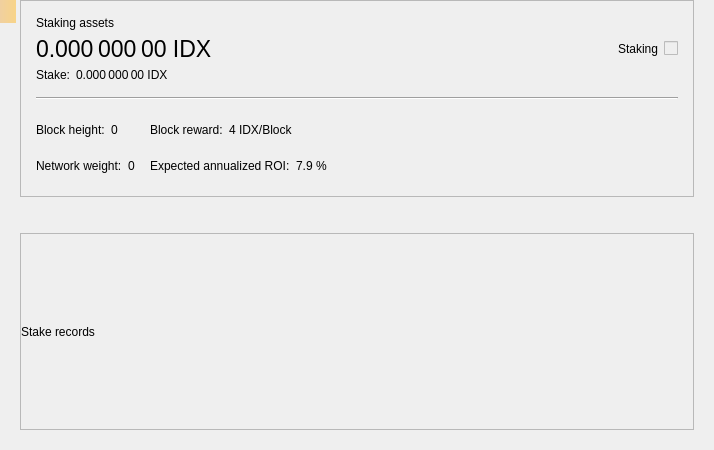
<?xml version="1.0" encoding="UTF-8"?>
<ui version="4.0">
 <class>StakePage</class>
 <widget class="QWidget" name="StakePage">
  <property name="geometry">
   <rect>
    <x>0</x>
    <y>0</y>
    <width>714</width>
    <height>450</height>
   </rect>
  </property>
  <property name="windowTitle">
   <string>Form</string>
  </property>
  <layout class="QVBoxLayout" name="verticalLayout_3">
   <property name="leftMargin">
    <number>20</number>
   </property>
   <property name="topMargin">
    <number>0</number>
   </property>
   <property name="rightMargin">
    <number>20</number>
   </property>
   <property name="bottomMargin">
    <number>20</number>
   </property>
   <item>
    <widget class="QFrame" name="frameStakeInfo">
     <property name="frameShape">
      <enum>QFrame::StyledPanel</enum>
     </property>
     <property name="frameShadow">
      <enum>QFrame::Raised</enum>
     </property>
     <layout class="QVBoxLayout" name="verticalLayout">
      <property name="spacing">
       <number>15</number>
      </property>
      <property name="leftMargin">
       <number>15</number>
      </property>
      <property name="topMargin">
       <number>15</number>
      </property>
      <property name="rightMargin">
       <number>15</number>
      </property>
      <property name="bottomMargin">
       <number>15</number>
      </property>
      <item>
       <layout class="QGridLayout" name="gridLayout_2">
        <property name="spacing">
         <number>6</number>
        </property>
        <item row="1" column="0">
         <widget class="QLabel" name="labelAssets">
          <property name="font">
           <font>
            <pointsize>17</pointsize>
           </font>
          </property>
          <property name="cursor">
           <cursorShape>IBeamCursor</cursorShape>
          </property>
          <property name="toolTip">
           <string>Your current spendable balance</string>
          </property>
          <property name="text">
           <string notr="true">0.000 000 00 IDX</string>
          </property>
          <property name="alignment">
           <set>Qt::AlignLeading|Qt::AlignLeft|Qt::AlignVCenter</set>
          </property>
          <property name="textInteractionFlags">
           <set>Qt::LinksAccessibleByMouse|Qt::TextSelectableByMouse</set>
          </property>
         </widget>
        </item>
        <item row="0" column="0">
         <widget class="QLabel" name="labelAssetsText">
          <property name="text">
           <string>Staking assets</string>
          </property>
          <property name="alignment">
           <set>Qt::AlignLeading|Qt::AlignLeft|Qt::AlignVCenter</set>
          </property>
         </widget>
        </item>
        <item row="1" column="2">
         <spacer name="horizontalSpacer_2">
          <property name="orientation">
           <enum>Qt::Horizontal</enum>
          </property>
          <property name="sizeHint" stdset="0">
           <size>
            <width>40</width>
            <height>20</height>
           </size>
          </property>
         </spacer>
        </item>
        <item row="4" column="0">
         <layout class="QHBoxLayout" name="horizontalLayout_5">
          <property name="spacing">
           <number>6</number>
          </property>
          <item>
           <widget class="QLabel" name="labelStakeText">
            <property name="sizePolicy">
             <sizepolicy hsizetype="Maximum" vsizetype="Preferred">
              <horstretch>0</horstretch>
              <verstretch>0</verstretch>
             </sizepolicy>
            </property>
            <property name="text">
             <string>Stake:</string>
            </property>
            <property name="alignment">
             <set>Qt::AlignLeading|Qt::AlignLeft|Qt::AlignVCenter</set>
            </property>
           </widget>
          </item>
          <item>
           <widget class="QLabel" name="labelStake">
            <property name="text">
             <string>0.000 000 00 IDX</string>
            </property>
            <property name="alignment">
             <set>Qt::AlignLeading|Qt::AlignLeft|Qt::AlignVCenter</set>
            </property>
            <property name="textInteractionFlags">
             <set>Qt::LinksAccessibleByMouse|Qt::TextSelectableByMouse</set>
            </property>
           </widget>
          </item>
          <item>
           <spacer name="horizontalSpacer_3">
            <property name="orientation">
             <enum>Qt::Horizontal</enum>
            </property>
            <property name="sizeType">
             <enum>QSizePolicy::Minimum</enum>
            </property>
            <property name="sizeHint" stdset="0">
             <size>
              <width>0</width>
              <height>0</height>
             </size>
            </property>
           </spacer>
          </item>
         </layout>
        </item>
        <item row="1" column="4">
         <widget class="QLabel" name="labelStaking">
          <property name="text">
           <string>Staking</string>
          </property>
         </widget>
        </item>
        <item row="1" column="5">
         <widget class="QSwitchControl" name="checkStake">
          <property name="enabled">
           <bool>false</bool>
          </property>
         </widget>
        </item>
       </layout>
      </item>
      <item>
       <widget class="Line" name="hLine">
        <property name="orientation">
         <enum>Qt::Horizontal</enum>
        </property>
       </widget>
      </item>
      <item>
       <layout class="QGridLayout" name="gridLayout">
        <property name="verticalSpacing">
         <number>6</number>
        </property>
        <item row="0" column="0">
         <layout class="QHBoxLayout" name="horizontalLayout">
          <property name="spacing">
           <number>6</number>
          </property>
          <item>
           <widget class="QLabel" name="labelHeightText">
            <property name="sizePolicy">
             <sizepolicy hsizetype="Maximum" vsizetype="Preferred">
              <horstretch>0</horstretch>
              <verstretch>0</verstretch>
             </sizepolicy>
            </property>
            <property name="text">
             <string>Block height:</string>
            </property>
            <property name="alignment">
             <set>Qt::AlignLeading|Qt::AlignLeft|Qt::AlignVCenter</set>
            </property>
           </widget>
          </item>
          <item>
           <widget class="QLabel" name="labelHeight">
            <property name="text">
             <string>0</string>
            </property>
            <property name="alignment">
             <set>Qt::AlignLeading|Qt::AlignLeft|Qt::AlignVCenter</set>
            </property>
            <property name="textInteractionFlags">
             <set>Qt::LinksAccessibleByMouse|Qt::TextSelectableByMouse</set>
            </property>
           </widget>
          </item>
          <item>
           <spacer name="horizontalSpacer_4">
            <property name="orientation">
             <enum>Qt::Horizontal</enum>
            </property>
            <property name="sizeType">
             <enum>QSizePolicy::Minimum</enum>
            </property>
            <property name="sizeHint" stdset="0">
             <size>
              <width>0</width>
              <height>0</height>
             </size>
            </property>
           </spacer>
          </item>
         </layout>
        </item>
        <item row="0" column="1">
         <layout class="QHBoxLayout" name="horizontalLayout_3">
          <property name="spacing">
           <number>6</number>
          </property>
          <item>
           <widget class="QLabel" name="labelRewardText">
            <property name="sizePolicy">
             <sizepolicy hsizetype="Maximum" vsizetype="Preferred">
              <horstretch>0</horstretch>
              <verstretch>0</verstretch>
             </sizepolicy>
            </property>
            <property name="text">
             <string>Block reward:</string>
            </property>
            <property name="alignment">
             <set>Qt::AlignLeading|Qt::AlignLeft|Qt::AlignVCenter</set>
            </property>
           </widget>
          </item>
          <item>
           <widget class="QLabel" name="labelReward">
            <property name="text">
             <string>4 IDX/Block</string>
            </property>
            <property name="alignment">
             <set>Qt::AlignLeading|Qt::AlignLeft|Qt::AlignVCenter</set>
            </property>
            <property name="textInteractionFlags">
             <set>Qt::LinksAccessibleByMouse|Qt::TextSelectableByMouse</set>
            </property>
           </widget>
          </item>
          <item>
           <spacer name="horizontalSpacer_6">
            <property name="orientation">
             <enum>Qt::Horizontal</enum>
            </property>
            <property name="sizeType">
             <enum>QSizePolicy::Minimum</enum>
            </property>
            <property name="sizeHint" stdset="0">
             <size>
              <width>0</width>
              <height>0</height>
             </size>
            </property>
           </spacer>
          </item>
         </layout>
        </item>
        <item row="0" column="2" rowspan="2">
         <spacer name="horizontalSpacer">
          <property name="orientation">
           <enum>Qt::Horizontal</enum>
          </property>
          <property name="sizeHint" stdset="0">
           <size>
            <width>40</width>
            <height>20</height>
           </size>
          </property>
         </spacer>
        </item>
        <item row="1" column="0">
         <layout class="QHBoxLayout" name="horizontalLayout_2">
          <property name="spacing">
           <number>6</number>
          </property>
          <item>
           <widget class="QLabel" name="labelWeightText">
            <property name="sizePolicy">
             <sizepolicy hsizetype="Maximum" vsizetype="Preferred">
              <horstretch>0</horstretch>
              <verstretch>0</verstretch>
             </sizepolicy>
            </property>
            <property name="text">
             <string>Network weight:</string>
            </property>
            <property name="alignment">
             <set>Qt::AlignLeading|Qt::AlignLeft|Qt::AlignVCenter</set>
            </property>
           </widget>
          </item>
          <item>
           <widget class="QLabel" name="labelWeight">
            <property name="text">
             <string>0</string>
            </property>
            <property name="alignment">
             <set>Qt::AlignLeading|Qt::AlignLeft|Qt::AlignVCenter</set>
            </property>
            <property name="textInteractionFlags">
             <set>Qt::LinksAccessibleByMouse|Qt::TextSelectableByMouse</set>
            </property>
           </widget>
          </item>
          <item>
           <spacer name="horizontalSpacer_5">
            <property name="orientation">
             <enum>Qt::Horizontal</enum>
            </property>
            <property name="sizeType">
             <enum>QSizePolicy::Minimum</enum>
            </property>
            <property name="sizeHint" stdset="0">
             <size>
              <width>0</width>
              <height>0</height>
             </size>
            </property>
           </spacer>
          </item>
         </layout>
        </item>
        <item row="1" column="1">
         <layout class="QHBoxLayout" name="horizontalLayout_4">
          <property name="spacing">
           <number>6</number>
          </property>
          <item>
           <widget class="QLabel" name="labelROIText">
            <property name="sizePolicy">
             <sizepolicy hsizetype="Maximum" vsizetype="Preferred">
              <horstretch>0</horstretch>
              <verstretch>0</verstretch>
             </sizepolicy>
            </property>
            <property name="text">
             <string>Expected annualized ROI:</string>
            </property>
            <property name="alignment">
             <set>Qt::AlignLeading|Qt::AlignLeft|Qt::AlignVCenter</set>
            </property>
           </widget>
          </item>
          <item>
           <widget class="QLabel" name="labelROI">
            <property name="text">
             <string>7.9 %</string>
            </property>
            <property name="alignment">
             <set>Qt::AlignLeading|Qt::AlignLeft|Qt::AlignVCenter</set>
            </property>
            <property name="textInteractionFlags">
             <set>Qt::LinksAccessibleByMouse|Qt::TextSelectableByMouse</set>
            </property>
           </widget>
          </item>
          <item>
           <spacer name="horizontalSpacer_7">
            <property name="orientation">
             <enum>Qt::Horizontal</enum>
            </property>
            <property name="sizeType">
             <enum>QSizePolicy::Minimum</enum>
            </property>
            <property name="sizeHint" stdset="0">
             <size>
              <width>0</width>
              <height>0</height>
             </size>
            </property>
           </spacer>
          </item>
         </layout>
        </item>
       </layout>
      </item>
     </layout>
    </widget>
   </item>
   <item>
    <spacer name="verticalSpacer">
     <property name="orientation">
      <enum>Qt::Vertical</enum>
     </property>
     <property name="sizeType">
      <enum>QSizePolicy::Fixed</enum>
     </property>
     <property name="sizeHint" stdset="0">
      <size>
       <width>20</width>
       <height>30</height>
      </size>
     </property>
    </spacer>
   </item>
   <item>
    <widget class="QFrame" name="frameStakeRecords">
     <property name="frameShape">
      <enum>QFrame::StyledPanel</enum>
     </property>
     <property name="frameShadow">
      <enum>QFrame::Raised</enum>
     </property>
     <layout class="QVBoxLayout" name="verticalLayout_2">
      <property name="leftMargin">
       <number>0</number>
      </property>
      <property name="topMargin">
       <number>0</number>
      </property>
      <property name="rightMargin">
       <number>0</number>
      </property>
      <property name="bottomMargin">
       <number>0</number>
      </property>
      <item>
       <widget class="QLabel" name="labelRecordsText">
        <property name="text">
         <string>Stake records</string>
        </property>
       </widget>
      </item>
     </layout>
    </widget>
   </item>
  </layout>
  <widget class="QLabel" name="labelAlerts">
   <property name="geometry">
    <rect>
     <x>0</x>
     <y>0</y>
     <width>16</width>
     <height>23</height>
    </rect>
   </property>
   <property name="visible">
    <bool>false</bool>
   </property>
   <property name="styleSheet">
    <string notr="true">QLabel { background-color: qlineargradient(x1: 0, y1: 0, x2: 1, y2: 0, stop:0 #F0D0A0, stop:1 #F8D488); color:#000000; }</string>
   </property>
   <property name="wordWrap">
    <bool>true</bool>
   </property>
   <property name="margin">
    <number>3</number>
   </property>
   <property name="textInteractionFlags">
    <set>Qt::TextSelectableByMouse</set>
   </property>
  </widget>
 </widget>
 <customwidgets>
  <customwidget>
   <class>QSwitchControl</class>
   <extends>QCheckBox</extends>
   <header>qt/qswitchcontrol.h</header>
  </customwidget>
 </customwidgets>
 <resources/>
 <connections/>
</ui>
